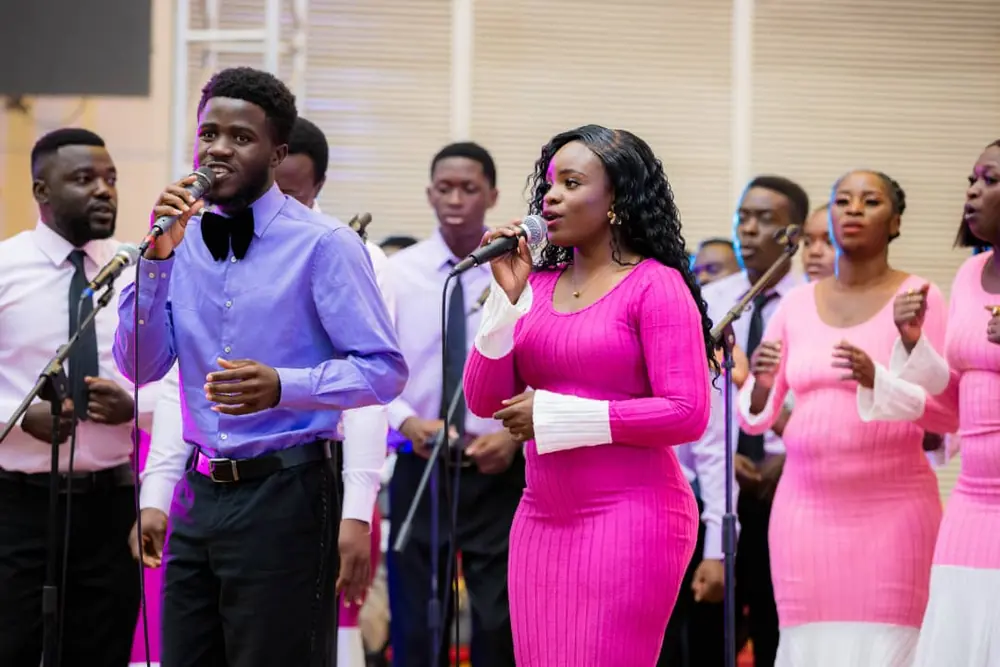
#> input picture photos/card-worship.webp, 1000 x 667 px, found by its file name
$ python make_heroes.py
#> lines starting #> are read from the running program, lines starting #| are printed output that depends on the picture
from pathlib import Path
from PIL import Image

SRC = Path("photos")
OUT = SRC

JOBS = [
    # (source, new hero file, focus "top" or "center")
    ("card-worship.webp", "hero-story.webp", "top"),
    ("card-pastor.webp", "hero-pastor.webp", "top"),
    ("card-celebration.webp", "hero-testimonies.webp", "top"),
    ("card-community.webp", "hero-impact.webp", "top"),
    ("card-welcome.webp", "hero-attend.webp", "top"),
    ("card-graduation.webp", "hero-library.webp", "top"),
    ("card-music.webp", "hero-conference.webp", "top"),
]

W, H = 1280, 720

for src, dst, focus in JOBS:
    p = SRC / src
    if not p.exists():
        print("missing", src)
        continue
    im = Image.open(p).convert("RGB")
#> im is the input picture: PIL image 1000x667 RGB; mean R, G, B 152.2, 111.1, 133.9
    w, h = im.size
#> w = 1000; h = 667
    target_ratio = W / H
    src_ratio = w / h
#> src_ratio = 1.5
    if src_ratio > target_ratio:
        # crop width
        new_w = int(h * target_ratio)
        left = (w - new_w) // 2
        box = (left, 0, left + new_w, h)
    else:
        new_h = int(w / target_ratio)
#> new_h = 562
        if focus == "top":
            top = 0
        else:
            top = max(0, (h - new_h) // 2)
        box = (0, top, w, top + new_h)
#> box = (0, 0, 1000, 562)
    out = im.crop(box).resize((W, H), Image.LANCZOS)
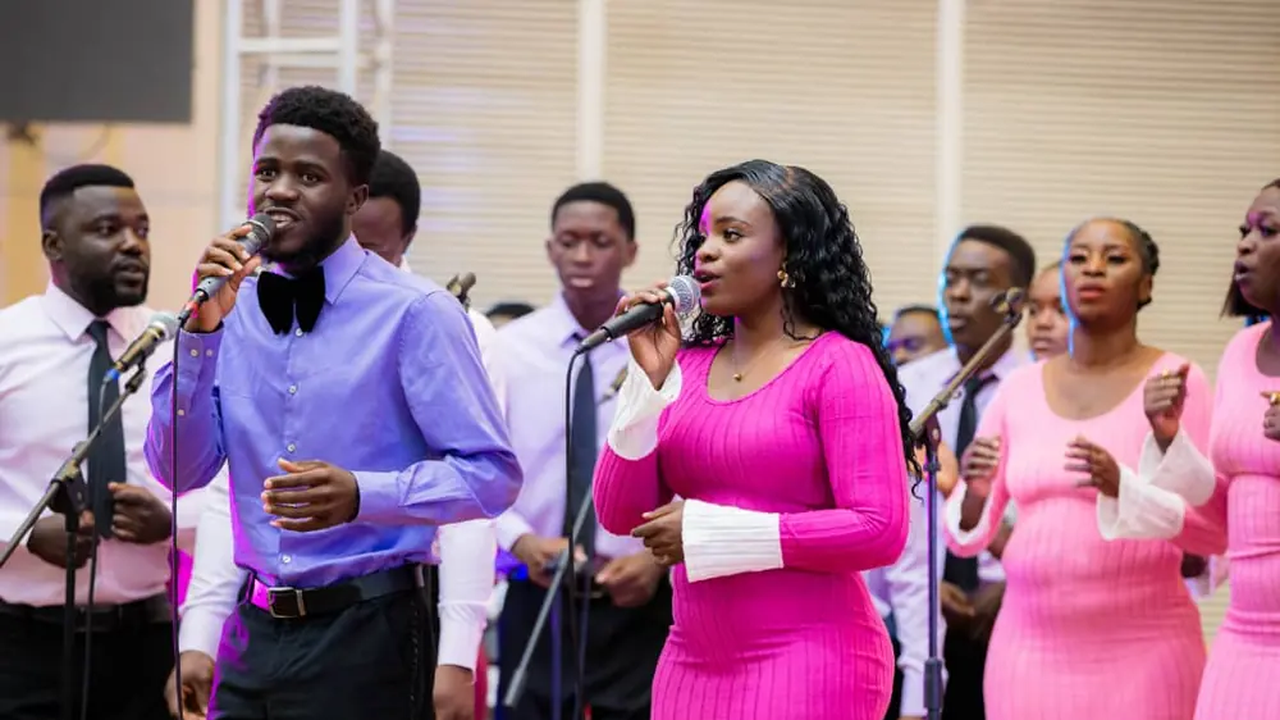
#> out: PIL image 1280x720 RGB; mean R, G, B 160.8, 121.3, 142.4
    out.save(OUT / dst, "WEBP", quality=78, method=6)
#> (the run stopped early here; a loop or call above may not have finished)

$ run again, with photos/card-choir.webp copied over photos/card-worship.webp
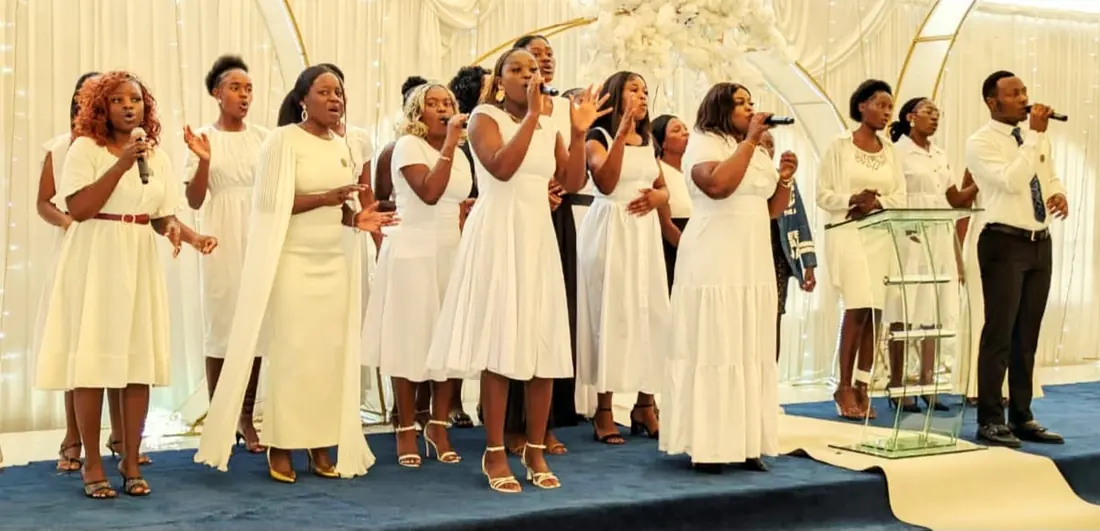
#> input picture photos/card-choir.webp, 1100 x 531 px, found by its file name
#> im is the input picture: PIL image 1100x531 RGB; mean R, G, B 188, 168.4, 132
#> `out = im.crop(box).resize((W, H), Image.LANCZOS)`:
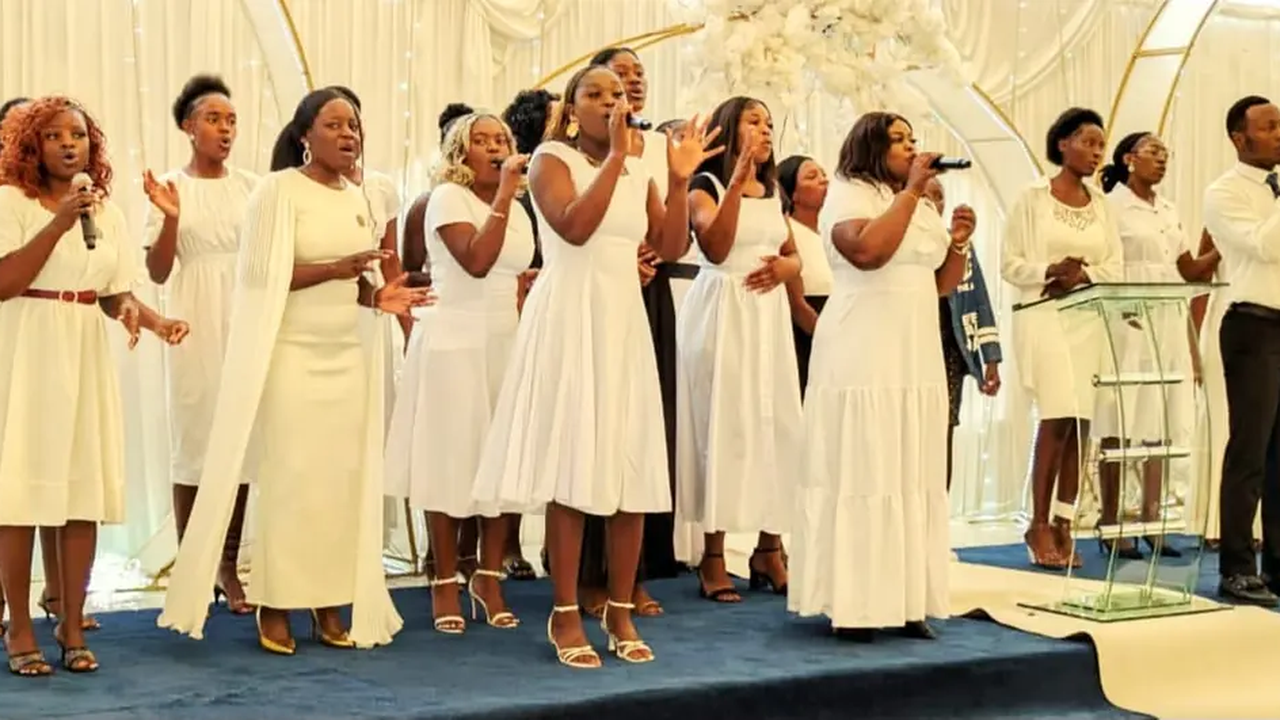
#> out: PIL image 1280x720 RGB; mean R, G, B 186.2, 165.7, 129.3

$ run again, with photos/card-congregation.webp copied over photos/card-worship.webp
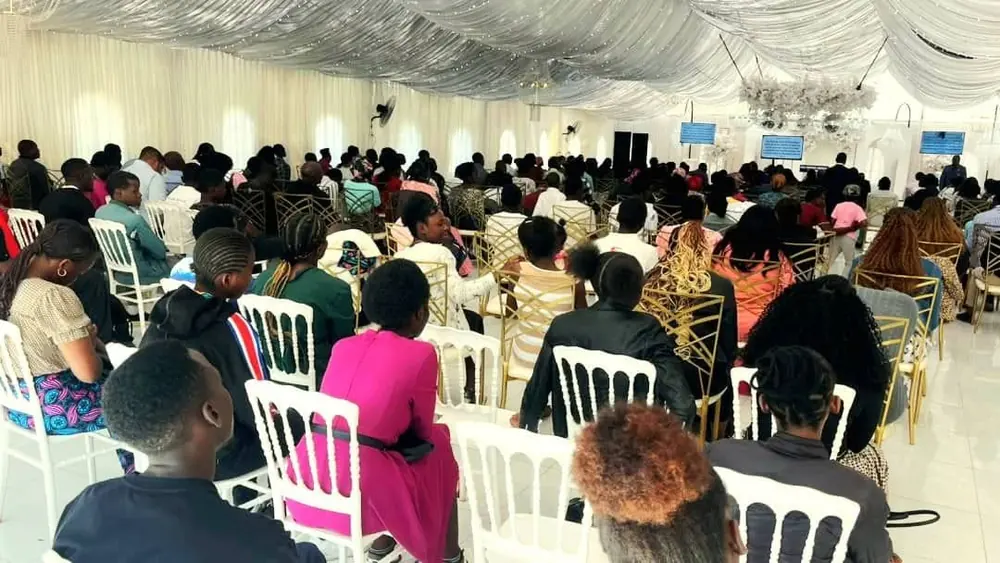
#> input picture photos/card-congregation.webp, 1000 x 563 px, found by its file name
#> im is the input picture: PIL image 1000x563 RGB; mean R, G, B 140.3, 131.9, 119.2
#> `out = im.crop(box).resize((W, H), Image.LANCZOS)`:
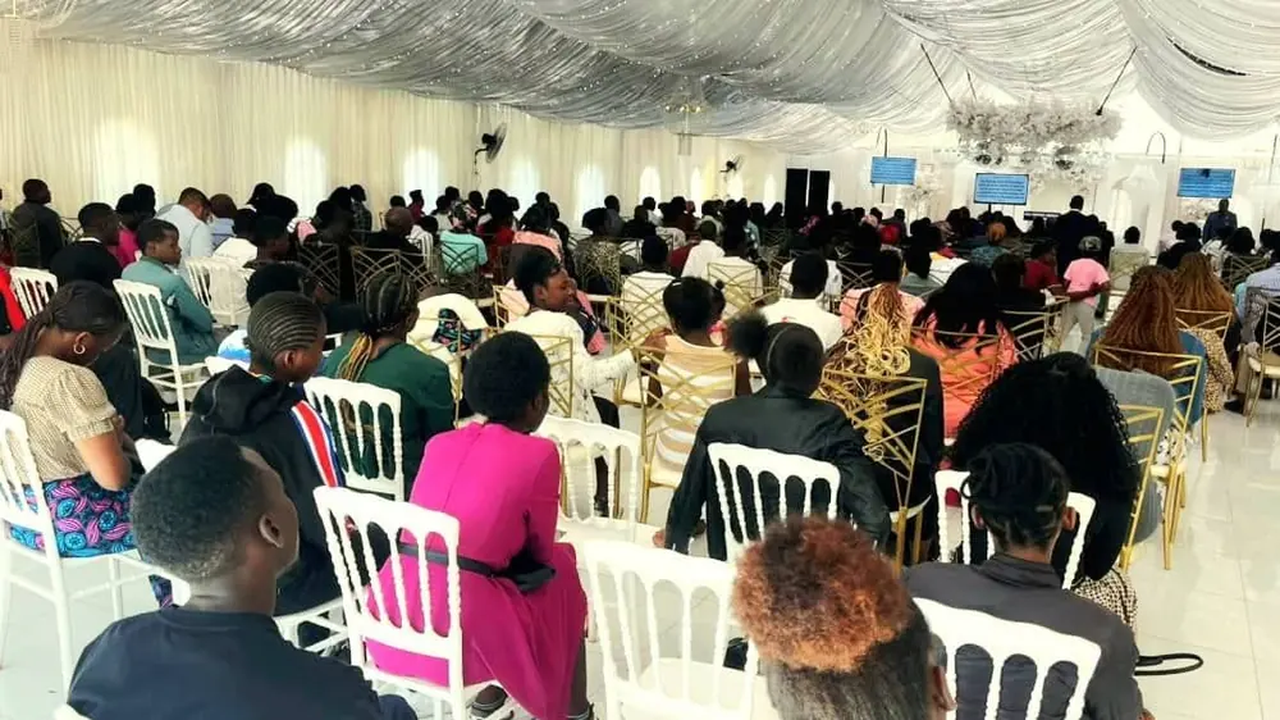
#> out: PIL image 1280x720 RGB; mean R, G, B 140.3, 131.9, 119.2

$ run again, with photos/card-family.webp copied over photos/card-worship.webp
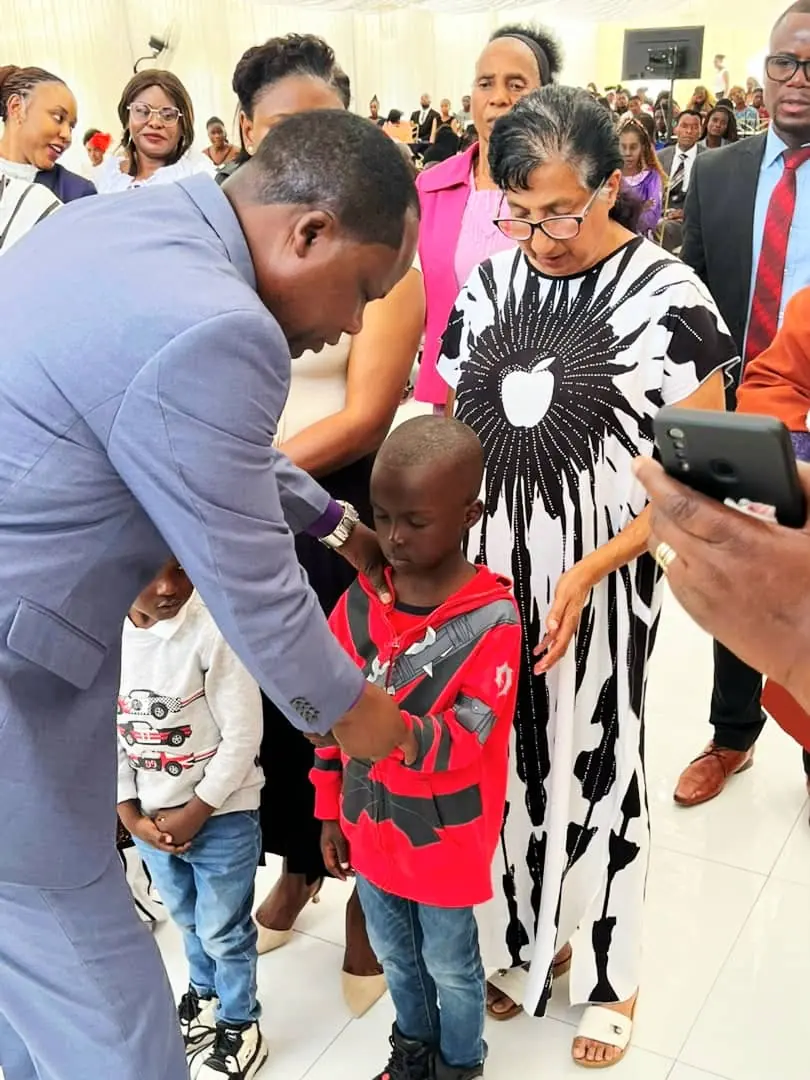
#> input picture photos/card-family.webp, 810 x 1080 px, found by its file name
#> im is the input picture: PIL image 810x1080 RGB; mean R, G, B 159.9, 140.2, 139.7
#> `out = im.crop(box).resize((W, H), Image.LANCZOS)`:
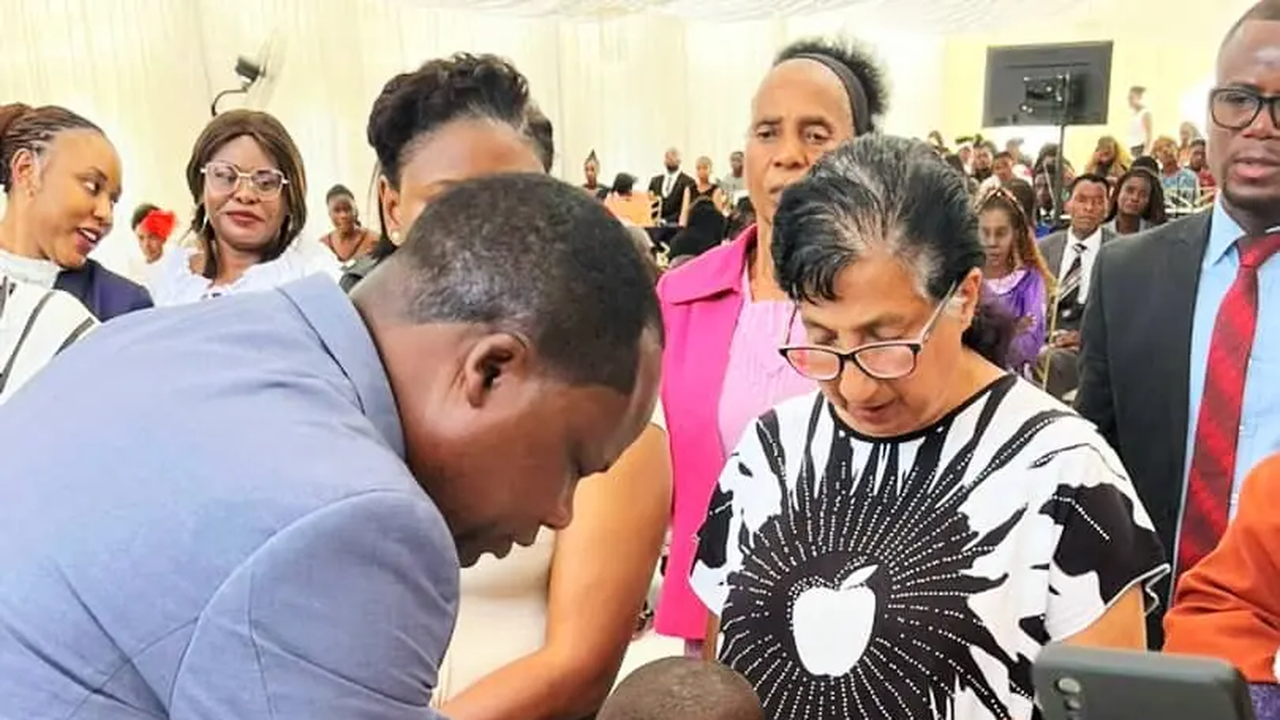
#> out: PIL image 1280x720 RGB; mean R, G, B 168.9, 149.3, 144.9
